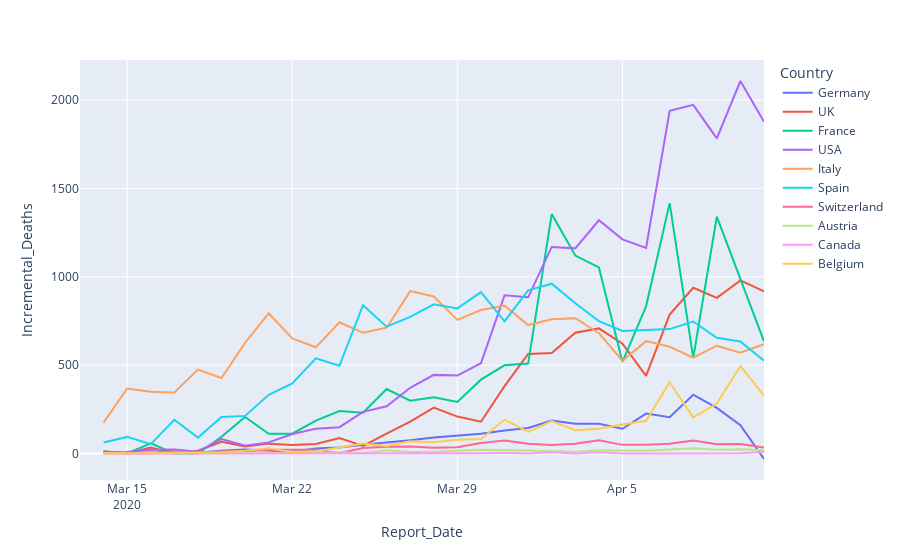

The notebook cell this image was saved under:
### Code cell
fig=px.line(base,x="Report_Date",y="Incremental_Deaths",color="Country")
fig.show()
